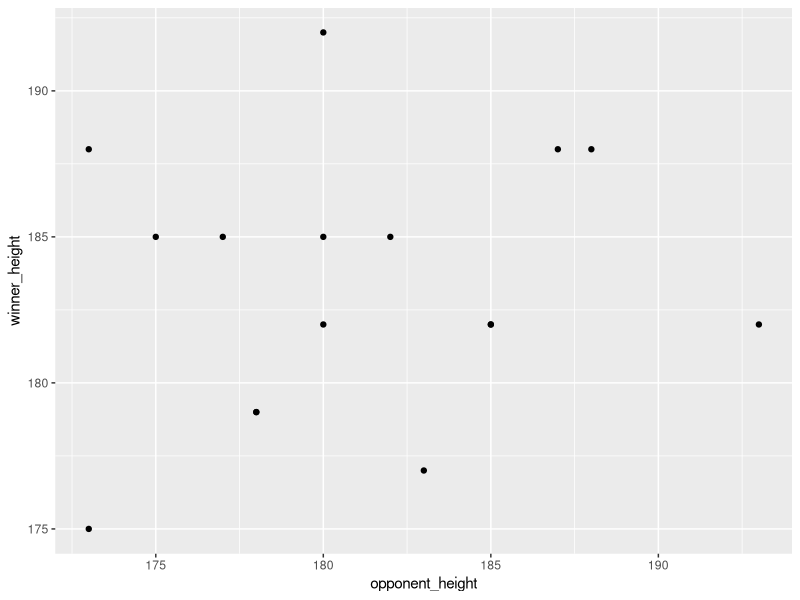
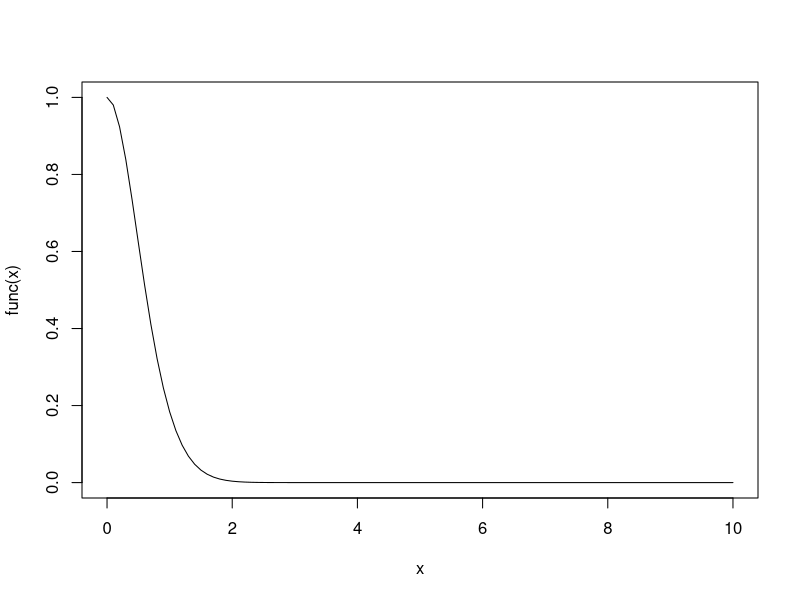
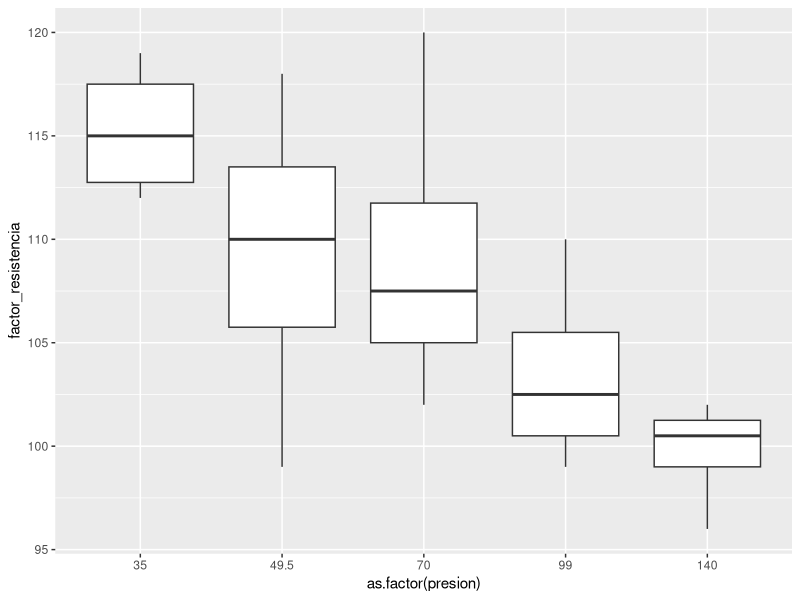

The R source for these figures, in order:
## ---- chunk 1
library(tidyverse)
## ---- chunk 2
# Sólo por claridad, uso los nombres convencionales de los parámetros
n <- 12
p <- 1/6


# Calcular tabla
probabilities <- data_frame(x=0:12,
           using_cumsum = cumsum(choose(n,x)*p^x*(1-p)^(n-x)),
           using_pbinom = pbinom(x,n,p))

# Calcular P{X>7}
1 - pbinom(7,n,p)

## ---- chunk 3
read_csv('./data/us_presidents_heights.csv',col_types = cols()) %>%
  ggplot(aes(x=opponent_height, y=winner_height)) +
  geom_point()

## ---- chunk 4
set.seed(3141)
#x <- rpois(1000, 0.61)
x <- rpois(10000, 0.61)
# media
mean(x)

# varianza
var(x)

# masa de probabilidad
data_frame(x) %>%
  group_by(x) %>%
  summarise(p_muestra = n()/1000) %>%
  mutate(p_teorica = 0.61^x*exp(-0.61)/factorial(x))
## ---- chunk 5
sd_n <- function(x){
  sqrt(sum((x-mean(x))^2)/length(x))
}
## ---- chunk 6
norma <- function(x){
  sqrt(sum(x^2))
}

norma(c(0,0,0,1))
norma(c(2,5,2,4))
norma(1:10)
## ---- chunk 7
func <- function(x) exp(-x^2)/(1+x^2)
curve(expr = func,from = 0,to = 10)
integrate(func, 0, Inf)
## ---- chunk 8
x <- matrix(rnorm(20), 10, 2)
apply(x, 1, norma)
## ---- chunk 9
data_frame(presion = rep(c(35,49.5,70,99,140),4),
           factor_resistencia = c(112,108,120,110,100,
                                  119,99,106,101,102,
                                  117,112,102,99,96,
                                  113,118,109,104,101)) %>%
  ggplot(aes(x=as.factor(presion), y=factor_resistencia)) +
  geom_boxplot()
